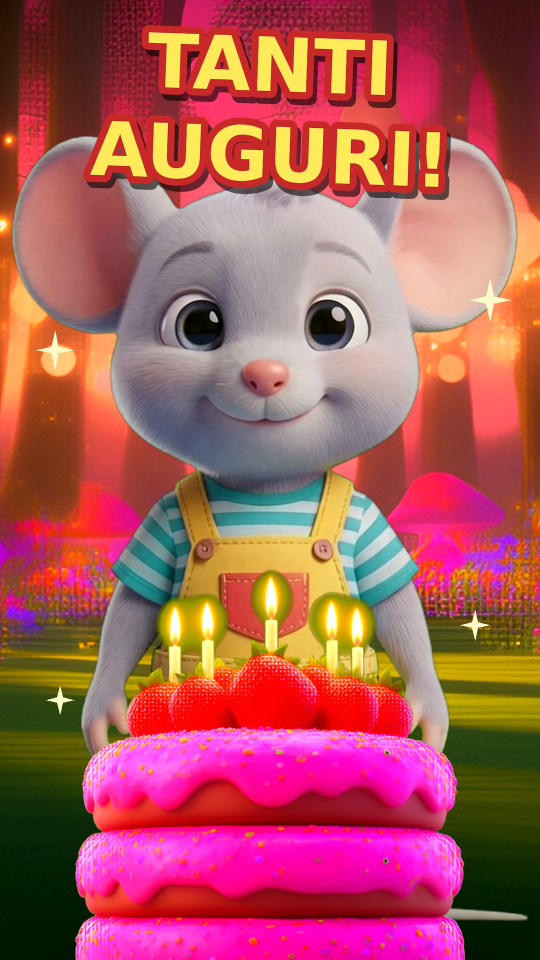
#> input picture parco/miniatura_auguri_1080x1920.jpg, 1080 x 1920 px, given in place of t1.0.png, which was not available (shown at 1/2 size)
$ python copertina_fb_short008.py ../../parco
#> lines starting #> are read from the running program, lines starting #| are printed output that depends on the picture
#!/usr/bin/env python3
"""Copertina Facebook short 008 (cedolare secca affitti): scena 3D code/s008_cover_3d.html resa con render_3d.js in <cartella>/t1.0.png + testi.
Uso: copertina_fb_short008.py cartella_con_t1.0.png -> short008_cedolare/facebook/copertina-fb-short008.png (1080x1920; testi tra y 250 e 1670; fascia 16:9 centrale y 656-1264 = medaglioni 10% barrato / 5% + chiavi)"""
import sys, os
from PIL import Image, ImageDraw, ImageFont, ImageFilter
ROOT = os.path.dirname(os.path.dirname(os.path.abspath(__file__)))
im = Image.open(os.path.join(sys.argv[1], "t1.0.png")).convert("RGB"); W, H = im.size
#> further down, im is the input picture: PIL image 1080x1920 RGB; mean R, G, B 171.3, 89.5, 89.4
ov = Image.new("RGBA", (W, H), (0, 0, 0, 0)); d = ImageDraw.Draw(ov)
for y in range(0, 640): d.line([(0, y), (W, y)], fill=(6, 26, 36, int(215 * max(0, 1 - y / 640) ** 0.8)))
for y in range(1400, H): d.line([(0, y), (W, y)], fill=(255, 250, 235, int(235 * min(1, (y - 1400) / 200) ** 1.1)))
im = Image.alpha_composite(im.convert("RGBA"), ov).convert("RGB")
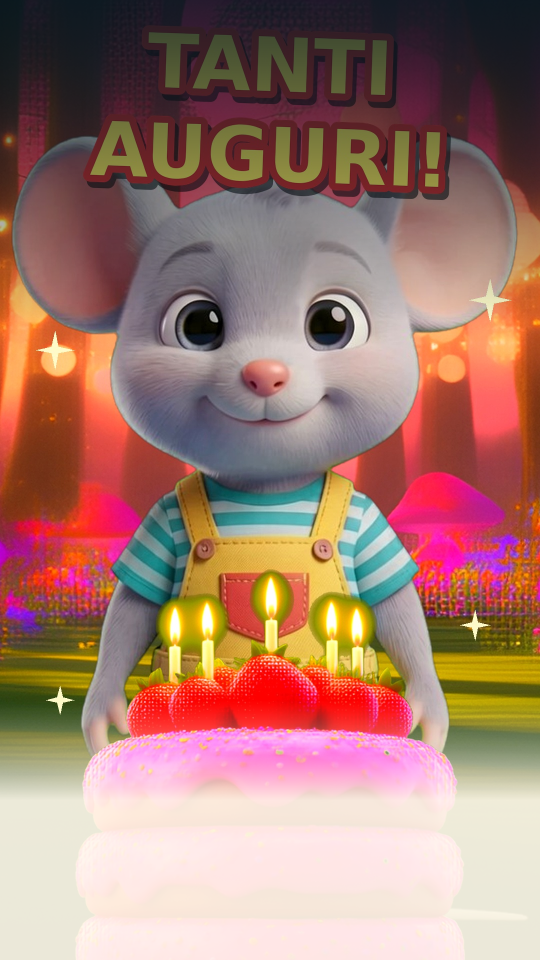
#> im: PIL image 1080x1920 RGB (shown at 1/2 size); mean R, G, B 164.4, 123, 111.5
F = os.path.join(ROOT, "brand/fonts/ArchivoBlack-Regular.ttf")
def txt(text, size, y, fill, stroke=12, scol=(8, 36, 44)):
#> called with text = 'CEDOLARE SECCA', size = 72, y = 255, fill = (255, 255, 255), stroke = 12, scol = (8, 36, 44)
    f = ImageFont.truetype(F, size); dr = ImageDraw.Draw(im); bb = dr.textbbox((0, 0), text, font=f, stroke_width=stroke); x = (W - (bb[2] - bb[0])) // 2 - bb[0]
#> after `bb = dr.textbbox((0, 0), text, font=f, stroke_width=stroke)`: bb = (-12, 2, 670, 80)
#> after `x = (W - (bb[2] - bb[0])) // 2 - bb[0]`: x = 211
    sh = Image.new("RGBA", (W, H), (0, 0, 0, 0)); ImageDraw.Draw(sh).text((x + 5, y + 9), text, font=f, fill=(0, 0, 0, 130), stroke_width=stroke, stroke_fill=(0, 0, 0, 130))
#> after `ImageDraw.Draw(sh).text((x + 5, y + 9), text, font=f, fill=(0, 0, 0, 1`:
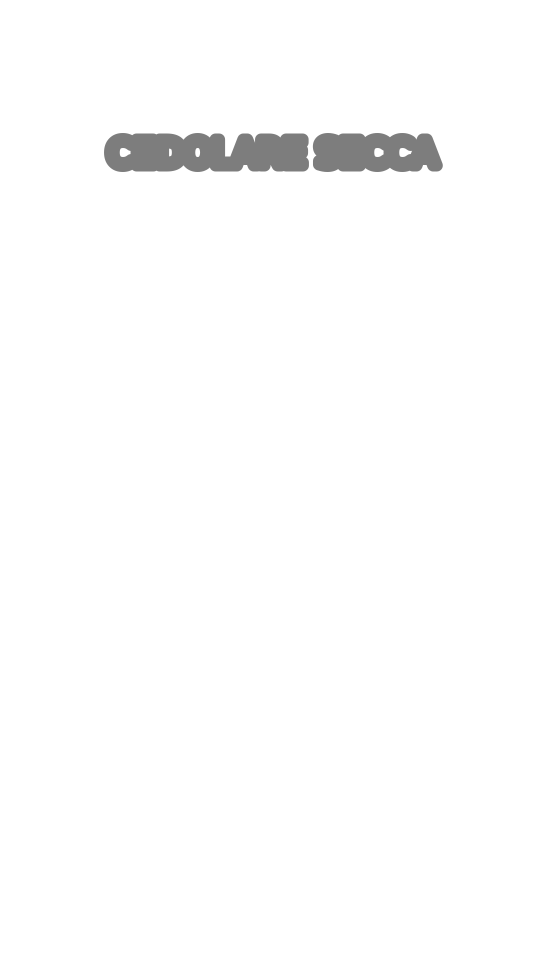
#> sh: PIL image 1080x1920 RGBA (shown at 1/2 size); mean R, G, B, A 0, 0, 0, 2.9; transparent parts drawn white
    sh = sh.filter(ImageFilter.GaussianBlur(7)); im.paste(sh, (0, 0), sh)
    ImageDraw.Draw(im).text((x, y), text, font=f, fill=fill, stroke_width=stroke, stroke_fill=scol)
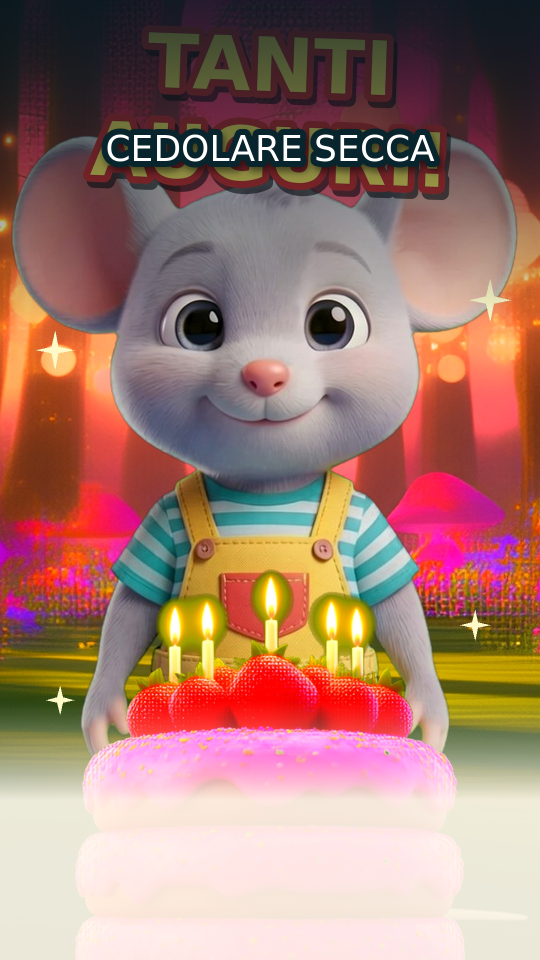
#> im: PIL image 1080x1920 RGB (shown at 1/2 size); mean R, G, B 163.2, 123, 112.3
    return (x + bb[0], y + bb[1], x + bb[2], y + bb[3])
WHITE = (255, 255, 255); YEL = (255, 214, 0); NAVY = (8, 36, 44); RED = (214, 40, 30)
L = [("CEDOLARE SECCA", 72, 255, WHITE, 12, NAVY), ("TASSA DIMEZZATA?", 70, 340, YEL, 12, NAVY),
     ("SOLO CANONE CONCORDATO", 54, 1450, RED, 0, NAVY), ("BOZZA MANOVRA 2027: NON ANCORA LEGGE", 32, 1560, NAVY, 0, NAVY)]
bs = [txt(*a) for a in L]
#> call 2 of txt, with text = 'TASSA DIMEZZATA?', size = 70, y = 340, fill = (255, 214, 0), stroke = 12, scol = (8, 36, 44)
#> in txt (call 2), `bb = dr.textbbox((0, 0), text, font=f, stroke_width=stroke)`: bb = (-13, 1, 697, 78)
#> in txt (call 2), `x = (W - (bb[2] - bb[0])) // 2 - bb[0]`: x = 198
#> in txt (call 2), `ImageDraw.Draw(sh).text((x + 5, y + 9), text, font=f, fill=(0, 0, 0, 1`:
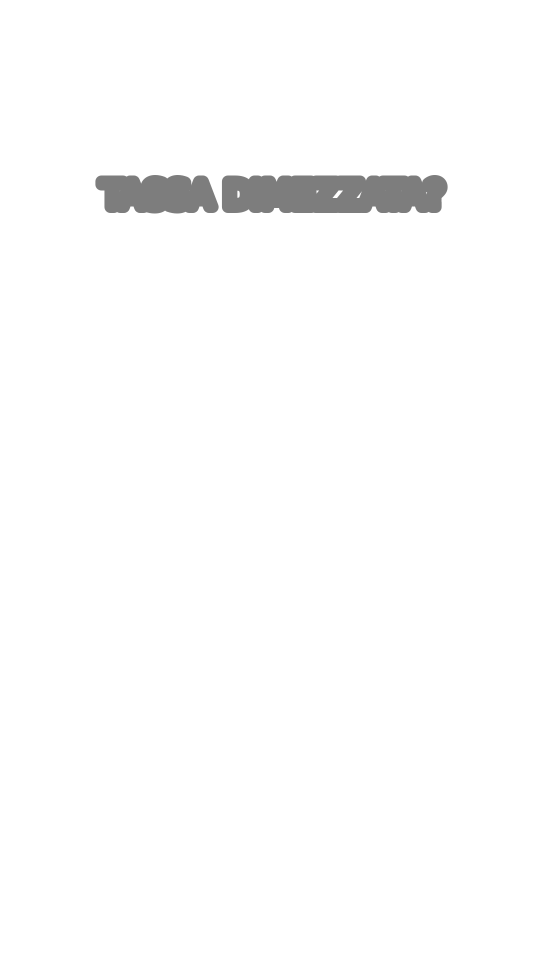
#> sh: PIL image 1080x1920 RGBA (shown at 1/2 size); mean R, G, B, A 0, 0, 0, 3; transparent parts drawn white
#> in txt (call 2), `ImageDraw.Draw(im).text((x, y), text, font=f, fill=fill, stroke_width=..`:
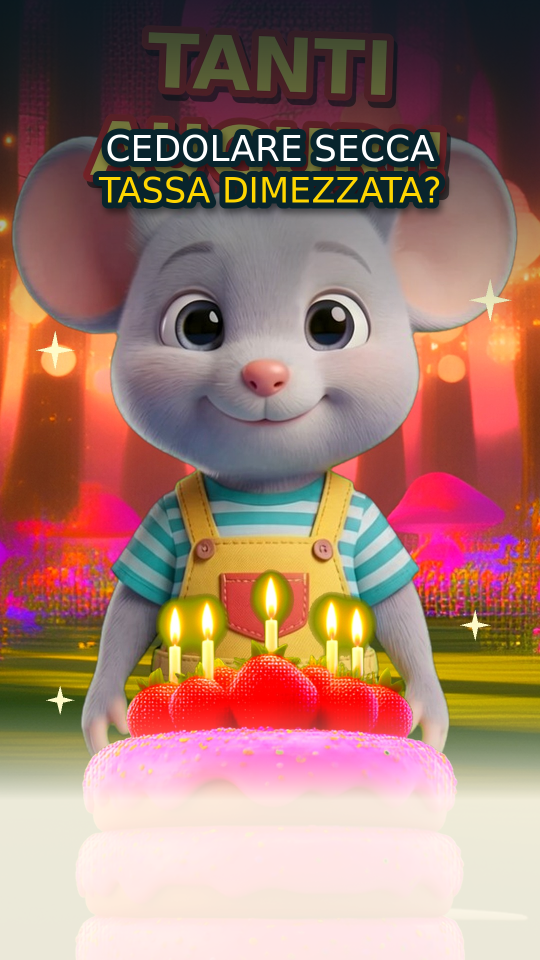
#> im: PIL image 1080x1920 RGB (shown at 1/2 size); mean R, G, B 161.9, 122.7, 111.2
#> call 3 of txt, with text = 'SOLO CANONE CONCORDATO', size = 54, y = 1450, fill = (214, 40, 30), stroke = 0, scol = (8, 36, 44)
#> in txt (call 3), `bb = dr.textbbox((0, 0), text, font=f, stroke_width=stroke)`: bb = (0, 11, 801, 52)
#> in txt (call 3), `x = (W - (bb[2] - bb[0])) // 2 - bb[0]`: x = 139
#> in txt (call 3), `ImageDraw.Draw(sh).text((x + 5, y + 9), text, font=f, fill=(0, 0, 0, 1`:
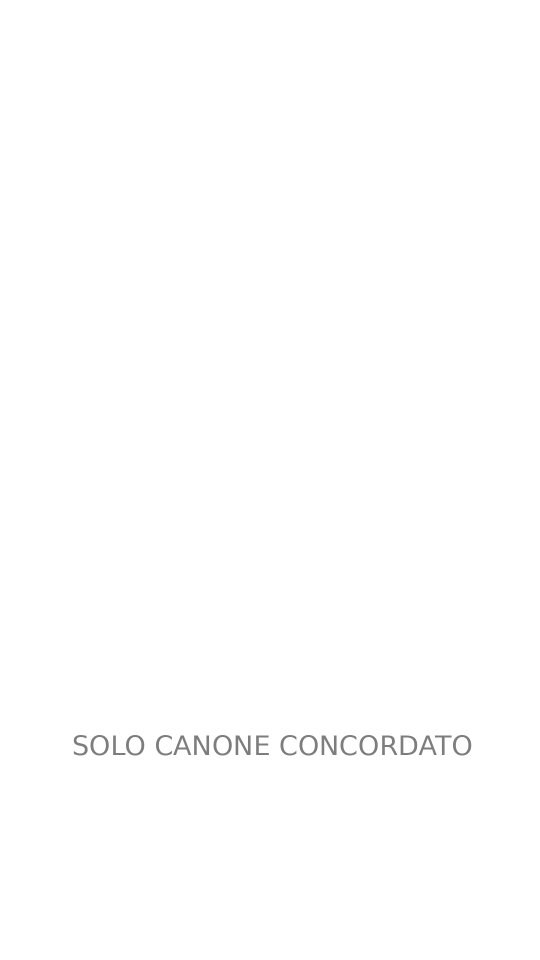
#> sh: PIL image 1080x1920 RGBA (shown at 1/2 size); mean R, G, B, A 0, 0, 0, 0.6; transparent parts drawn white
#> call 4 of txt, with text = 'BOZZA MANOVRA 2027: NON ANCORA LEGGE', size = 32, y = 1560, fill = (8, 36, 44), stroke = 0, scol = (8, 36, 44)
#> in txt (call 4), `bb = dr.textbbox((0, 0), text, font=f, stroke_width=stroke)`: bb = (0, 7, 735, 30)
#> in txt (call 4), `x = (W - (bb[2] - bb[0])) // 2 - bb[0]`: x = 172
#> in txt (call 4), `im.paste(sh, (0, 0), sh)`:
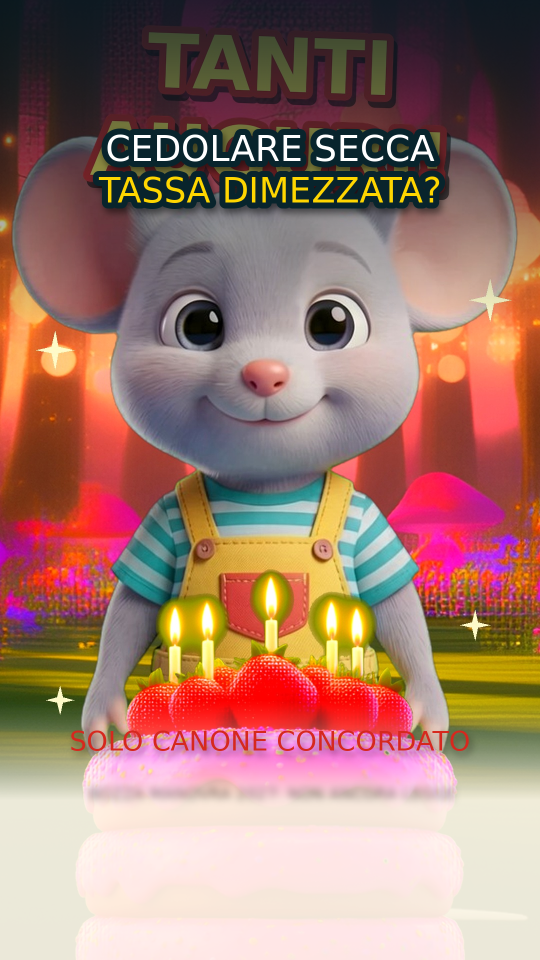
#> im: PIL image 1080x1920 RGB (shown at 1/2 size); mean R, G, B 161.1, 121.6, 109.8
#> bs = [(199, 257, 881, 335), (185, 341, 895, 418), (139, 1461, 940, 1502), (172, 1567, 907, 1590)]
out = os.path.join(ROOT, "short008_cedolare/facebook/copertina-fb-short008.png"); os.makedirs(os.path.dirname(out), exist_ok=True); im.save(out)
for a, b in zip(L, bs): print(a[0], b, "ok" if b[0] >= 60 and b[2] <= 1020 and b[1] >= 250 and b[3] <= 1670 else "FUORI ZONA SICURA")
#> this loop made 4 passes
#> (printed output is left out)

$ run again, on parco/miniatura_barattolo_1080x1920.jpg
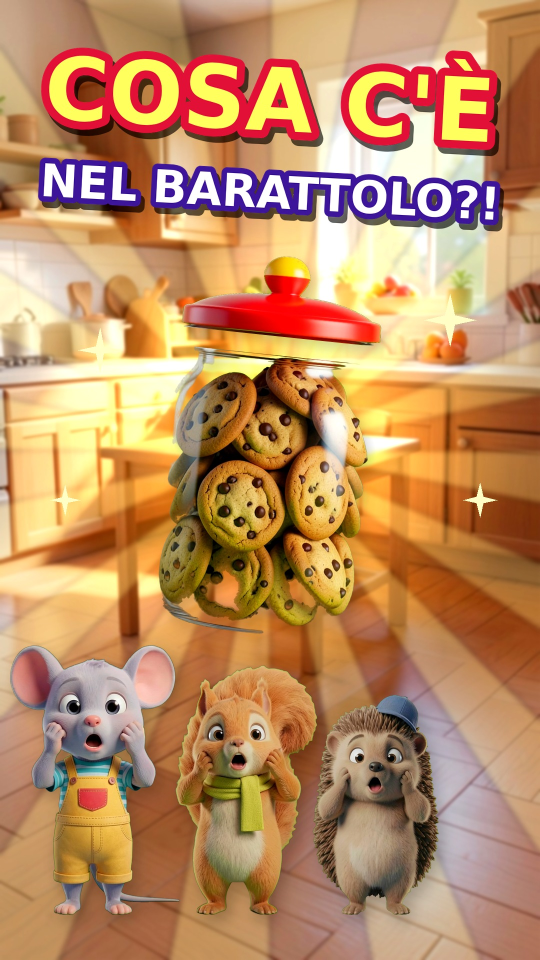
#> input picture parco/miniatura_barattolo_1080x1920.jpg, 1080 x 1920 px, given in place of t1.0.png, which was not available (shown at 1/2 size)
#> im is the input picture: PIL image 1080x1920 RGB; mean R, G, B 189.6, 140.8, 97.4
#> ov: PIL image 1080x1920 RGBA; every value is 0
#> bb = (-12, 2, 670, 80)
#> x = 211
#> bb = (-13, 1, 697, 78)
#> x = 198
#> in txt (call 2), `im.paste(sh, (0, 0), sh)`:
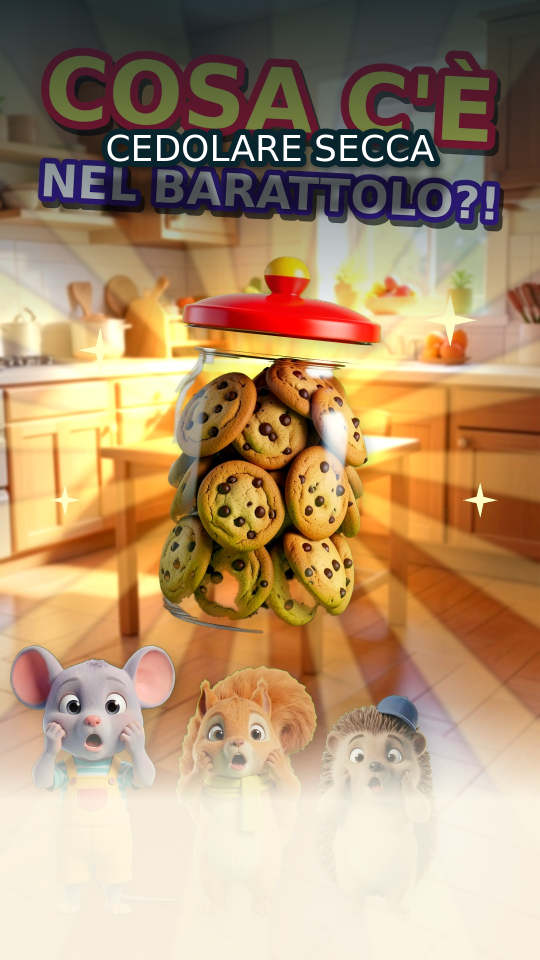
#> im: PIL image 1080x1920 RGB (shown at 1/2 size); mean R, G, B 175.3, 145.9, 112.5
#> bb = (0, 11, 801, 52)
#> x = 139
#> in txt (call 3), `im.paste(sh, (0, 0), sh)`:
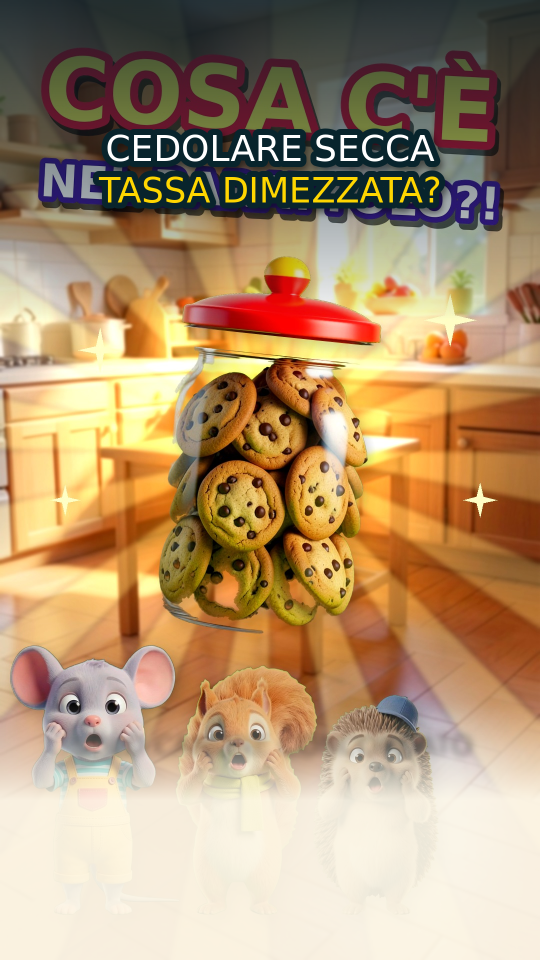
#> im: PIL image 1080x1920 RGB (shown at 1/2 size); mean R, G, B 175.2, 146.1, 111.4
#> bs = [(199, 257, 881, 335), (185, 341, 895, 418), (139, 1461, 940, 1502), (172, 1567, 907, 1590)]
#> the loop `for a, b in zip(L, bs): print(a[0], b, "ok" if b[0] >= 60 and b[2] <= ..` made 4 passes
#> (printed output is left out)
